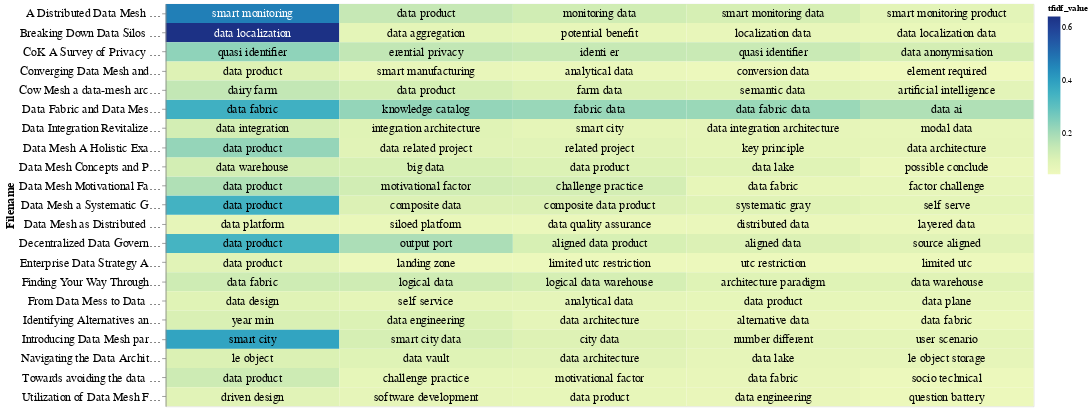

Notebook source saved alongside this figure:
### Code cell
# Select the top terms for each PDF
top_terms_df_tfidf = result_df_tfidf_filename.groupby('Filename').head(5)

# Add a small random value to 'idf_value' for better visualization
top_terms_df_tfidf['tfidf_value'] = top_terms_df_tfidf['tfidf_value'] + np.random.rand(top_terms_df_tfidf.shape[0]) * 0.0001

# Create a base chart
base = alt.Chart(top_terms_df_tfidf).encode(
    x=alt.X('rank:O', axis=None),  # Use rank for x-axis
    y=alt.Y('Filename:N', axis=alt.Axis(labelFontSize=15, titleFontSize=15)),
    color=alt.Color('tfidf_value:Q', scale=alt.Scale(scheme='viridis'), legend=alt.Legend(labelFontSize=20,titleFontSize=25)),
    text='topic_word:N'  # Corrected column name to 'topic_word'
).transform_window(
    rank="rank()",
    sort=[alt.SortField("tfidf_value", order="descending")],
    groupby=["Filename"]
)

# Create a heatmap
heatmap = base.mark_rect().encode(
    color='tfidf_value:Q',
)

# Create text labels with conditional color
text = base.mark_text(baseline='middle', fontWeight= 'normal', fontSize=15).encode(
    text='topic_word:N',
    color=alt.condition(alt.datum.tfidf_value >= 0.4, alt.value('white'), alt.value('black'))
)

# Display the heatmap and text labels
chart_tfidf = (heatmap + text).properties(width=1100, height= 510)
chart_tfidf

### Figure 1 — Vega-Lite specification as saved in the notebook (floating-point values rounded to 4 significant figures)
{"config": {"view": {"continuousWidth": 300, "continuousHeight": 300}}, "layer": [{"mark": {"type": "rect"}, "encoding": {"color": {"field": "tfidf_value", "type": "quantitative"}, "text": {"field": "topic_word", "type": "nominal"}, "x": {"axis": null, "field": "rank", "type": "ordinal"}, "y": {"axis": {"labelFontSize": 15, "titleFontSize": 15}, "field": "Filename", "type": "nominal"}}, "transform": [{"window": [{"op": "rank", "field": "", "as": "rank"}], "groupby": ["Filename"], "sort": [{"field": "tfidf_value", "order": "descending"}]}]}, {"mark": {"type": "text", "baseline": "middle", "fontSize": 15, "fontWeight": "normal"}, "encoding": {"color": {"condition": {"test": "(datum.tfidf_value >= 0.4)", "value": "white"}, "value": "black"}, "text": {"field": "topic_word", "type": "nominal"}, "x": {"axis": null, "field": "rank", "type": "ordinal"}, "y": {"axis": {"labelFontSize": 15, "titleFontSize": 15}, "field": "Filename", "type": "nominal"}}, "transform": [{"window": [{"op": "rank", "field": "", "as": "rank"}], "groupby": ["Filename"], "sort": [{"field": "tfidf_value", "order": "descending"}]}]}], "data": {"name": "data-3a6c78700c802a03e5902596d14a6f2e"}, "height": 510, "width": 1100, "$schema": "https://vega.github.io/schema/vega-lite/v5.17.0.json", "datasets": {"data-3a6c78700c802a03e5902596d14a6f2e": [{"Filename": "Breaking Down Data Silos Data Mesh to Achieve Effective Aggregation in Data Localization", "topic_word": "data localization", "tfidf_value": 0.643}, {"Filename": "Breaking Down Data Silos Data Mesh to Achieve Effective Aggregation in Data Localization", "topic_word": "data aggregation", "tfidf_value": 0.07728}, {"Filename": "Breaking Down Data Silos Data Mesh to Achieve Effective Aggregation in Data Localization", "topic_word": "potential benefit", "tfidf_value": 0.06901}, {"Filename": "Breaking Down Data Silos Data Mesh to Achieve Effective Aggregation in Data Localization", "topic_word": "localization data", "tfidf_value": 0.06562}, {"Filename": "Breaking Down Data Silos Data Mesh to Achieve Effective Aggregation in Data Localization", "topic_word": "data localization data", "tfidf_value": 0.06299}, {"Filename": "Decentralized Data Governance as Part of a Data Mesh Platform Concepts and Approaches", "topic_word": "data product", "tfidf_value": 0.3449}, {"Filename": "Decentralized Data Governance as Part of a Data Mesh Platform Concepts and Approaches", "topic_word": "output port", "tfidf_value": 0.1898}, {"Filename": "Decentralized Data Governance as Part of a Data Mesh Platform Concepts and Approaches", "topic_word": "aligned data product", "tfidf_value": 0.1119}, {"Filename": "Decentralized Data Governance as Part of a Data Mesh Platform Concepts and Approaches", "topic_word": "aligned data", "tfidf_value": 0.1011}, {"Filename": "Decentralized Data Governance as Part of a Data Mesh Platform Concepts and Approaches", "topic_word": "source aligned", "tfidf_value": 0.08769}, {"Filename": "Enterprise Data Strategy A Decentralized Data Mesh Approach", "topic_word": "data product", "tfidf_value": 0.08598}, {"Filename": "Enterprise Data Strategy A Decentralized Data Mesh Approach", "topic_word": "landing zone", "tfidf_value": 0.05405}, {"Filename": "Enterprise Data Strategy A Decentralized Data Mesh Approach", "topic_word": "utc restriction", "tfidf_value": 0.05313}, {"Filename": "Enterprise Data Strategy A Decentralized Data Mesh Approach", "topic_word": "limited utc restriction", "tfidf_value": 0.05314}, {"Filename": "Enterprise Data Strategy A Decentralized Data Mesh Approach", "topic_word": "limited utc", "tfidf_value": 0.0531}, {"Filename": "Finding Your Way Through the Jungle of Big Data Architectures", "topic_word": "data fabric", "tfidf_value": 0.1299}, {"Filename": "Finding Your Way Through the Jungle of Big Data Architectures", "topic_word": "logical data", "tfidf_value": 0.128}, {"Filename": "Finding Your Way Through the Jungle of Big Data Architectures", "topic_word": "logical data warehouse", "tfidf_value": 0.1158}, {"Filename": "Finding Your Way Through the Jungle of Big Data Architectures", "topic_word": "architecture paradigm", "tfidf_value": 0.09266}, {"Filename": "Finding Your Way Through the Jungle of Big Data Architectures", "topic_word": "data warehouse", "tfidf_value": 0.09088}, {"Filename": "CoK A Survey of Privacy Challenges in Relation to Data Meshes", "topic_word": "quasi identifier", "tfidf_value": 0.2306}, {"Filename": "CoK A Survey of Privacy Challenges in Relation to Data Meshes", "topic_word": "erential privacy", "tfidf_value": 0.1548}, {"Filename": "CoK A Survey of Privacy Challenges in Relation to Data Meshes", "topic_word": "identi er", "tfidf_value": 0.1445}, {"Filename": "CoK A Survey of Privacy Challenges in Relation to Data Meshes", "topic_word": "quasi identifier", "tfidf_value": 0.1395}, {"Filename": "CoK A Survey of Privacy Challenges in Relation to Data Meshes", "topic_word": "data anonymisation", "tfidf_value": 0.118}, {"Filename": "Converging Data Mesh and Microservice Principles into a Unified Logical Architecture", "topic_word": "data product", "tfidf_value": 0.0949}, {"Filename": "Converging Data Mesh and Microservice Principles into a Unified Logical Architecture", "topic_word": "smart manufacturing", "tfidf_value": 0.06651}, {"Filename": "Converging Data Mesh and Microservice Principles into a Unified Logical Architecture", "topic_word": "analytical data", "tfidf_value": 0.06038}, {"Filename": "Converging Data Mesh and Microservice Principles into a Unified Logical Architecture", "topic_word": "conversion data", "tfidf_value": 0.05431}, {"Filename": "Converging Data Mesh and Microservice Principles into a Unified Logical Architecture", "topic_word": "element required", "tfidf_value": 0.04478}, {"Filename": "Data Integration Revitalized From Data Warehouse Through Data Lake to Data Mesh", "topic_word": "data integration", "tfidf_value": 0.1203}, {"Filename": "Data Integration Revitalized From Data Warehouse Through Data Lake to Data Mesh", "topic_word": "integration architecture", "tfidf_value": 0.09057}, {"Filename": "Data Integration Revitalized From Data Warehouse Through Data Lake to Data Mesh", "topic_word": "smart city", "tfidf_value": 0.07481}, {"Filename": "Data Integration Revitalized From Data Warehouse Through Data Lake to Data Mesh", "topic_word": "data integration architecture", "tfidf_value": 0.07281}, {"Filename": "Data Integration Revitalized From Data Warehouse Through Data Lake to Data Mesh", "topic_word": "modal data", "tfidf_value": 0.06771}, {"Filename": "Data Mesh as Distributed Data Platform for Large Enterprise Companies", "topic_word": "data platform", "tfidf_value": 0.07158}, {"Filename": "Data Mesh as Distributed Data Platform for Large Enterprise Companies", "topic_word": "siloed platform", "tfidf_value": 0.06324}, {"Filename": "Data Mesh as Distributed Data Platform for Large Enterprise Companies", "topic_word": "data quality assurance", "tfidf_value": 0.0598}, {"Filename": "Data Mesh as Distributed Data Platform for Large Enterprise Companies", "topic_word": "distributed data", "tfidf_value": 0.05977}, {"Filename": "Data Mesh as Distributed Data Platform for Large Enterprise Companies", "topic_word": "layered data", "tfidf_value": 0.05925}, {"Filename": "Data Fabric and Data Mesh Approaches with AI", "topic_word": "data fabric", "tfidf_value": 0.3556}, {"Filename": "Data Fabric and Data Mesh Approaches with AI", "topic_word": "knowledge catalog", "tfidf_value": 0.2247}, {"Filename": "Data Fabric and Data Mesh Approaches with AI", "topic_word": "fabric data", "tfidf_value": 0.2171}, {"Filename": "Data Fabric and Data Mesh Approaches with AI", "topic_word": "data fabric data", "tfidf_value": 0.2148}, {"Filename": "Data Fabric and Data Mesh Approaches with AI", "topic_word": "data ai", "tfidf_value": 0.1829}, {"Filename": "Cow Mesh a data-mesh architecture to unify dairy industry data for prediction and monitoring", "topic_word": "dairy farm", "tfidf_value": 0.1524}, {"Filename": "Cow Mesh a data-mesh architecture to unify dairy industry data for prediction and monitoring", "topic_word": "data product", "tfidf_value": 0.1168}, {"Filename": "Cow Mesh a data-mesh architecture to unify dairy industry data for prediction and monitoring", "topic_word": "farm data", "tfidf_value": 0.09716}, {"Filename": "Cow Mesh a data-mesh architecture to unify dairy industry data for prediction and monitoring", "topic_word": "semantic data", "tfidf_value": 0.09063}, {"Filename": "Cow Mesh a data-mesh architecture to unify dairy industry data for prediction and monitoring", "topic_word": "artificial intelligence", "tfidf_value": 0.08103}, {"Filename": "Data Mesh a Systematic Gray Literature Review", "topic_word": "data product", "tfidf_value": 0.3486}, {"Filename": "Data Mesh a Systematic Gray Literature Review", "topic_word": "composite data", "tfidf_value": 0.1011}, {"Filename": "Data Mesh a Systematic Gray Literature Review", "topic_word": "composite data product", "tfidf_value": 0.101}, {"Filename": "Data Mesh a Systematic Gray Literature Review", "topic_word": "systematic gray", "tfidf_value": 0.09075}, {"Filename": "Data Mesh a Systematic Gray Literature Review", "topic_word": "self serve", "tfidf_value": 0.07758}, {"Filename": "Data Mesh Motivational Factors Challenges and Best Practices", "topic_word": "data product", "tfidf_value": 0.183}, {"Filename": "Data Mesh Motivational Factors Challenges and Best Practices", "topic_word": "motivational factor", "tfidf_value": 0.1241}, {"Filename": "Data Mesh Motivational Factors Challenges and Best Practices", "topic_word": "challenge practice", "tfidf_value": 0.1192}, {"Filename": "Data Mesh Motivational Factors Challenges and Best Practices", "topic_word": "data fabric", "tfidf_value": 0.06926}, {"Filename": "Data Mesh Motivational Factors Challenges and Best Practices", "topic_word": "factor challenge", "tfidf_value": 0.06785}, {"Filename": "From Data Mess to Data Mesh Solution for Futuristic Self-Serve Platforms", "topic_word": "data design", "tfidf_value": 0.0888}, {"Filename": "From Data Mess to Data Mesh Solution for Futuristic Self-Serve Platforms", "topic_word": "self service", "tfidf_value": 0.07553}, {"Filename": "From Data Mess to Data Mesh Solution for Futuristic Self-Serve Platforms", "topic_word": "analytical data", "tfidf_value": 0.07426}, {"Filename": "From Data Mess to Data Mesh Solution for Futuristic Self-Serve Platforms", "topic_word": "data product", "tfidf_value": 0.07027}, {"Filename": "From Data Mess to Data Mesh Solution for Futuristic Self-Serve Platforms", "topic_word": "data plane", "tfidf_value": 0.06736}, {"Filename": "Identifying Alternatives and Deciding Factors for a Data Mesh Architecture", "topic_word": "year min", "tfidf_value": 0.1089}, {"Filename": "Identifying Alternatives and Deciding Factors for a Data Mesh Architecture", "topic_word": "data engineering", "tfidf_value": 0.1002}, {"Filename": "Identifying Alternatives and Deciding Factors for a Data Mesh Architecture", "topic_word": "data architecture", "tfidf_value": 0.07376}, {"Filename": "Identifying Alternatives and Deciding Factors for a Data Mesh Architecture", "topic_word": "alternative data", "tfidf_value": 0.06475}, {"Filename": "Identifying Alternatives and Deciding Factors for a Data Mesh Architecture", "topic_word": "data fabric", "tfidf_value": 0.05996}, {"Filename": "Navigating the Data Architecture Landscape", "topic_word": "le object", "tfidf_value": 0.1051}, {"Filename": "Navigating the Data Architecture Landscape", "topic_word": "data vault", "tfidf_value": 0.09265}, {"Filename": "Navigating the Data Architecture Landscape", "topic_word": "data architecture", "tfidf_value": 0.08718}, {"Filename": "Navigating the Data Architecture Landscape", "topic_word": "data lake", "tfidf_value": 0.07207}, {"Filename": "Navigating the Data Architecture Landscape", "topic_word": "le object storage", "tfidf_value": 0.07134}, {"Filename": "A Distributed Data Mesh Paradigm for an Event-based Smart Communities Monitoring Product", "topic_word": "smart monitoring", "tfidf_value": 0.4693}, {"Filename": "A Distributed Data Mesh Paradigm for an Event-based Smart Communities Monitoring Product", "topic_word": "data product", "tfidf_value": 0.1471}, {"Filename": "A Distributed Data Mesh Paradigm for an Event-based Smart Communities Monitoring Product", "topic_word": "monitoring data", "tfidf_value": 0.1259}, {"Filename": "A Distributed Data Mesh Paradigm for an Event-based Smart Communities Monitoring Product", "topic_word": "smart monitoring data", "tfidf_value": 0.1141}, {"Filename": "A Distributed Data Mesh Paradigm for an Event-based Smart Communities Monitoring Product", "topic_word": "smart monitoring product", "tfidf_value": 0.08129}, {"Filename": "Data Mesh Concepts and Principles of a Paradigm Shift in Data Architectures", "topic_word": "data warehouse", "tfidf_value": 0.1212}, {"Filename": "Data Mesh Concepts and Principles of a Paradigm Shift in Data Architectures", "topic_word": "big data", "tfidf_value": 0.1119}, {"Filename": "Data Mesh Concepts and Principles of a Paradigm Shift in Data Architectures", "topic_word": "data product", "tfidf_value": 0.1005}, {"Filename": "Data Mesh Concepts and Principles of a Paradigm Shift in Data Architectures", "topic_word": "data lake", "tfidf_value": 0.09025}, {"Filename": "Data Mesh Concepts and Principles of a Paradigm Shift in Data Architectures", "topic_word": "possible conclude", "tfidf_value": 0.06065}, {"Filename": "Data Mesh A Holistic Examination Of Its Principles, Practices, And Potential", "topic_word": "data product", "tfidf_value": 0.2234}, {"Filename": "Data Mesh A Holistic Examination Of Its Principles, Practices, And Potential", "topic_word": "related project", "tfidf_value": 0.08716}, {"Filename": "Data Mesh A Holistic Examination Of Its Principles, Practices, And Potential", "topic_word": "data related project", "tfidf_value": 0.08721}, {"Filename": "Data Mesh A Holistic Examination Of Its Principles, Practices, And Potential", "topic_word": "key principle", "tfidf_value": 0.07481}, {"Filename": "Data Mesh A Holistic Examination Of Its Principles, Practices, And Potential", "topic_word": "data architecture", "tfidf_value": 0.0721}, {"Filename": "Introducing Data Mesh paradigm for Smart City platforms design", "topic_word": "smart city", "tfidf_value": 0.3882}, {"Filename": "Introducing Data Mesh paradigm for Smart City platforms design", "topic_word": "smart city data", "tfidf_value": 0.1149}, {"Filename": "Introducing Data Mesh paradigm for Smart City platforms design", "topic_word": "city data", "tfidf_value": 0.09535}, {"Filename": "Introducing Data Mesh paradigm for Smart City platforms design", "topic_word": "number different", "tfidf_value": 0.08131}, {"Filename": "Introducing Data Mesh paradigm for Smart City platforms design", "topic_word": "user scenario", "tfidf_value": 0.07789}, {"Filename": "Towards avoiding the data mess Industry insights from data mesh implementations", "topic_word": "data product", "tfidf_value": 0.1328}, {"Filename": "Towards avoiding the data mess Industry insights from data mesh implementations", "topic_word": "challenge practice", "tfidf_value": 0.07078}, {"Filename": "Towards avoiding the data mess Industry insights from data mesh implementations", "topic_word": "motivational factor", "tfidf_value": 0.06954}, {"Filename": "Towards avoiding the data mess Industry insights from data mesh implementations", "topic_word": "data fabric", "tfidf_value": 0.06454}, {"Filename": "Towards avoiding the data mess Industry insights from data mesh implementations", "topic_word": "socio technical", "tfidf_value": 0.05273}, {"Filename": "Utilization of Data Mesh Framework as a Part of Organization's Data Management", "topic_word": "driven design", "tfidf_value": 0.08646}, {"Filename": "Utilization of Data Mesh Framework as a Part of Organization's Data Management", "topic_word": "software development", "tfidf_value": 0.07233}, {"Filename": "Utilization of Data Mesh Framework as a Part of Organization's Data Management", "topic_word": "data product", "tfidf_value": 0.06862}, {"Filename": "Utilization of Data Mesh Framework as a Part of Organization's Data Management", "topic_word": "data engineering", "tfidf_value": 0.06379}, {"Filename": "Utilization of Data Mesh Framework as a Part of Organization's Data Management", "topic_word": "question battery", "tfidf_value": 0.0549}]}}
